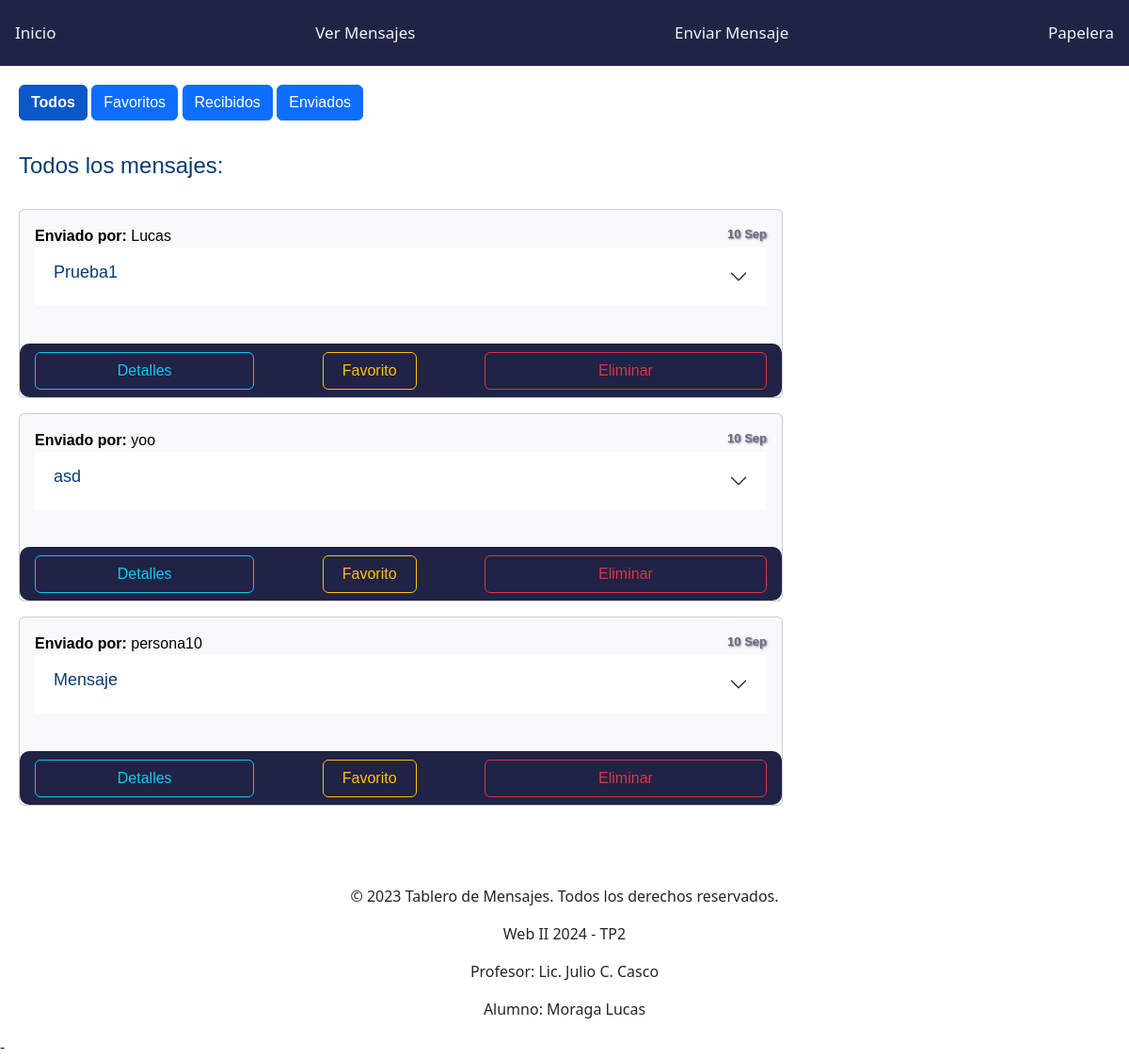
Before: /mensajes/ with the older database file.
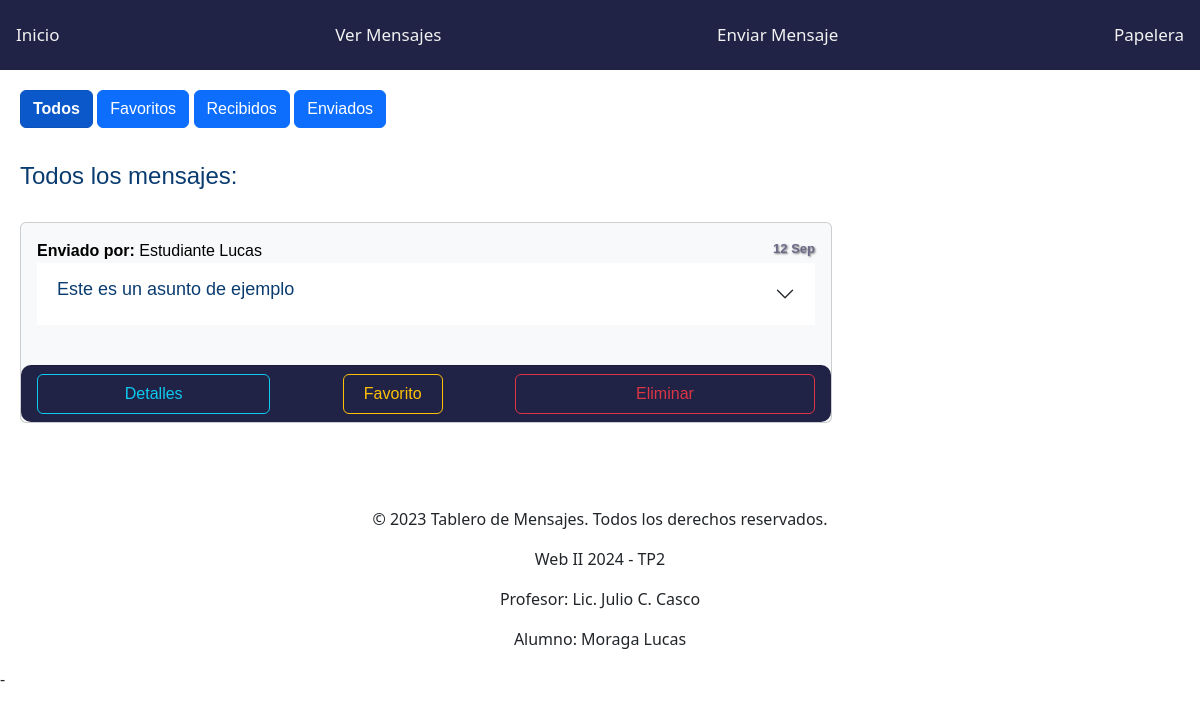
After: the same page with the newer database file.
### mensajes/models.py (models this page shows, shortened)
class Mensaje(models.Model):
    asunto = models.CharField(max_length=100, blank =True)
    texto = models.TextField()
    remitente = models.CharField(max_length=100)
    destinatario = models.CharField(max_length=100)
    fecha_envio = models.DateTimeField(auto_now_add=True)
    eliminado = models.BooleanField(default=False)
    favorito = models.BooleanField(default=False)

### mensajes/views.py (the view)
# urls.py: path('mensajes/', ListarMensajesView.as_view(), name='listar_mensajes'),
class ListarMensajesView(ListView):
    model = Mensaje
    template_name = 'mensajes/listar_mensajes.html'
    context_object_name = 'mensajes'
    def get_queryset(self):
        queryset = Mensaje.objects.all()
        filtro = self.request.GET.get('filtro', 'todos')  # Valor filtro predeterminado 'todos'
        if filtro == 'eliminados':
            queryset = queryset.filter(eliminado=True)
        elif filtro == 'favoritos':
            queryset = queryset.filter(favorito=True)
        else:  # 'todos'
            queryset = queryset.filter(eliminado=False)
        return queryset

### TableroMensajes/templates/mensajes/listar_mensajes.html (shortened to what this page needs)
{% extends 'base.html' %}
{% block content %}
<div class="tabs">
    <a class="btn btn-primary" href="{% url 'listar_mensajes' %}?filtro=todos" id="tabTodos" class="active">Todos</a>
    <a class="btn btn-primary" href="{% url 'listar_mensajes' %}?filtro=favoritos" id="tabFavoritos">Favoritos</a>
    <a class="btn btn-primary" href="{% url 'listar_mensajes' %}?filtro=recibidos" id="tabRecibidos">Recibidos</a>
    <a class="btn btn-primary" href="{% url 'listar_mensajes' %}?filtro=enviados" id="tabEnviados">Enviados</a>
</div>
    <div id="contenidoTodos" class="tab-content active">
        <br>
        <h4 style="padding-top: 10px;">Todos los mensajes:</h4>
        <br>
            <tbody>
                {% for mensaje in mensajes %}
                {% if not mensaje.eliminado %}
                <div class="card text-bg-light mb-3" style="max-width: 70%;">
                    <div class="card-body">
                        <span class="card-title"><strong>Enviado por:</strong> {{mensaje.remitente}}</span>
                        <span class="fecha-envio" style="float: right;">{{ mensaje.fecha_envio|date:"d M" }}</span>
                        <br>
                        <div class="accordion accordion-flush" id="accordionFlushExample">
                            <div class="accordion-item">
                                <h2 class="accordion-header">
                                <button class="accordion-button collapsed" type="button" data-bs-toggle="collapse" data-bs-target="#flush-collapseOne" aria-expanded="false" aria-controls="flush-collapseOne">
                                    <h4 style="font-size: large;">{{mensaje.asunto}}</h4>
                                </button>
                                </h2>
                            </div>
                        </div>
                        <br>
                    </div>
                    <div class="card-footer" style="display: flex; justify-content: space-between; align-items: center; background-color: rgb(32, 34, 70); border-radius: 10px;">
                        <button class="btn btn-outline-info" style="width: 30%; height: 40px;" type="button" data-bs-toggle="offcanvas" data-bs-target="#offcanvasBottom" aria-controls="offcanvasBottom">Detalles</button>
                        <form method="post" action="{% url 'marcar_favorito' mensaje.pk %}">
                            <button type="submit" style="width: 100px; height: 40px;" class="btn btn-outline-warning">Favorito</button>
                        </form>
                        <form method="post" style="float: right" action="{% url 'eliminar_mensaje' mensaje.pk %}">
                            <button type="submit" style="width: 300px; height: 40px;" class="btn btn-outline-danger">Eliminar</button>
                        </form>
                    </div>
                  </div>
                {% endif %}
            {% endfor %}
    </div>
{% endblock %}

Changed rows visible on the page:
removed Mensaje: remitente "Lucas", fecha_envio "10 Sep", asunto "Prueba1"
removed Mensaje: remitente "yoo", fecha_envio "10 Sep", asunto "asd"
removed Mensaje: remitente "persona10", fecha_envio "10 Sep", asunto "Mensaje"
added Mensaje: remitente "Estudiante Lucas", fecha_envio "12 Sep", asunto "Este es un asunto de ejemplo"
